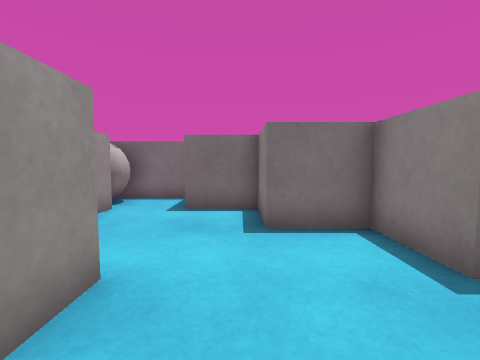
[1] (above)

15 first-person views from a walk through a 3-D level made in the Unity game engine. The camera is 0.62 m above the floor, tilts 4° down and sees 90° across. The floor is counted in squares, 0.5 m on a side. Each view is taken from the middle of a square. On the plan, view 1 faces up. The plan holds only what a view shows up to about 12 squares ahead; the rest is blank. The place goes on beyond the plan. Surface patterns are stand-ins for the level's own textures.

[2]
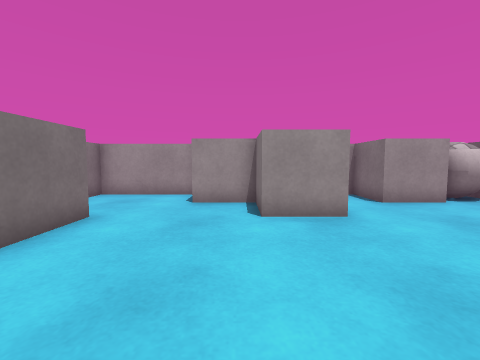

[3]
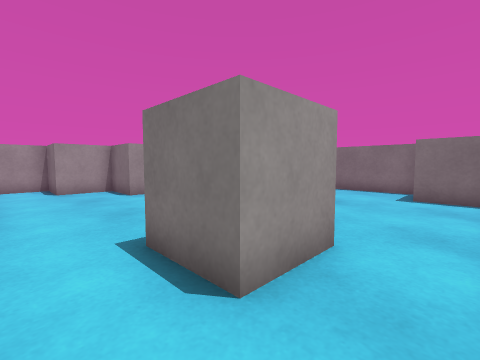

[4]
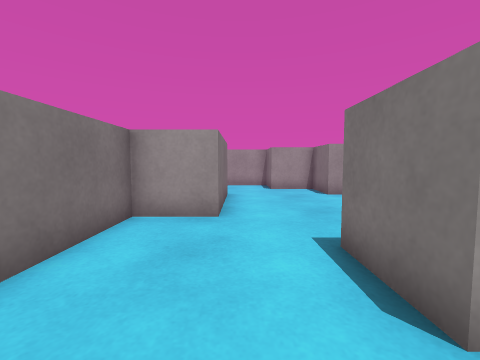

[5]
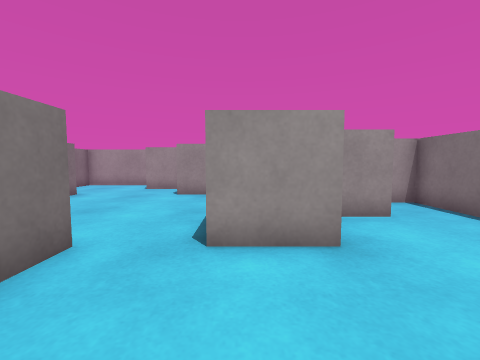

[6]
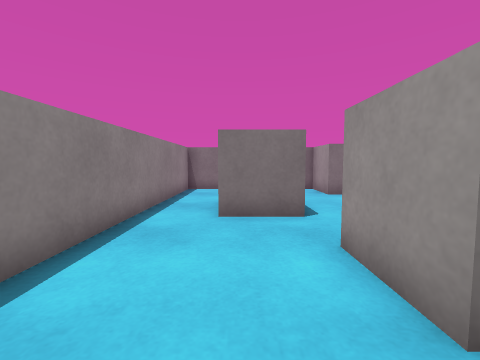

[7]
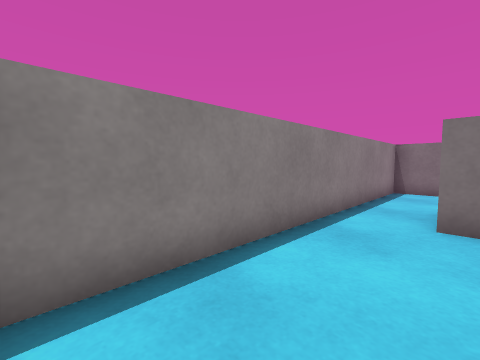

[8]
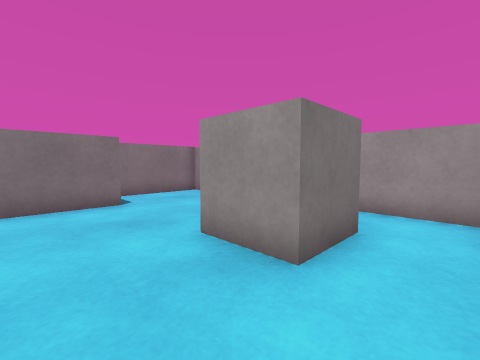

[9]
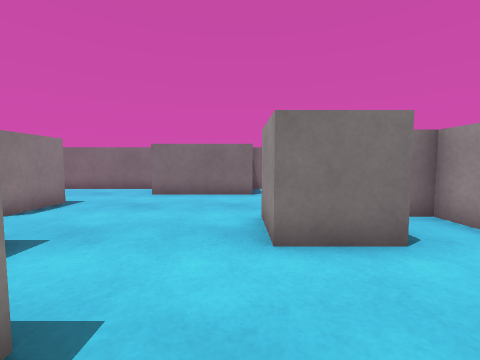

[10]
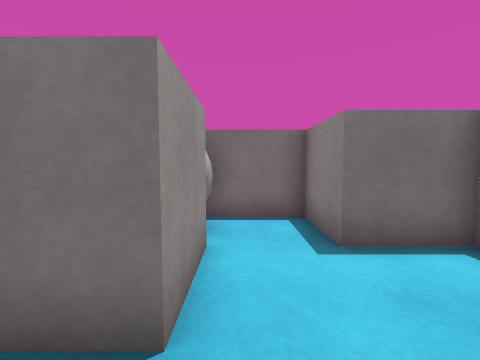

[11]
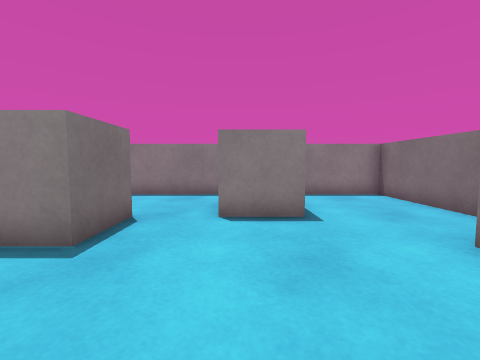

[12]
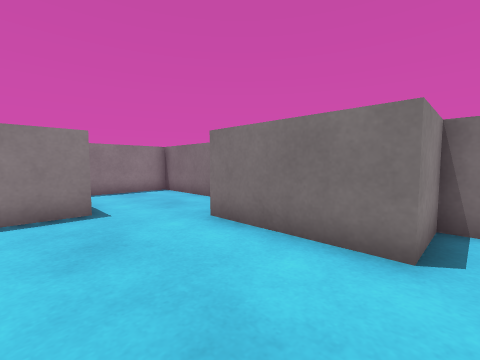

[13]
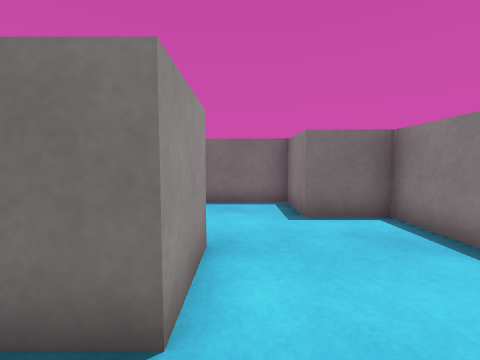

[14]
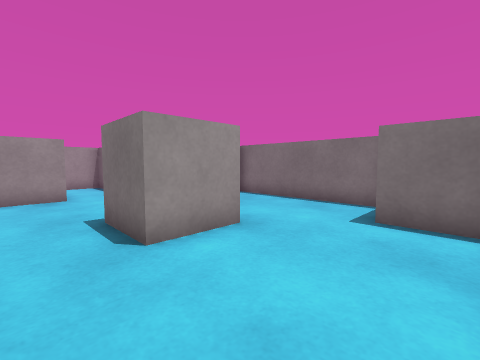

[15]
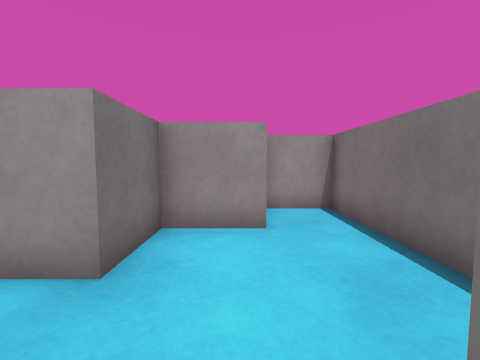

### Floor plan
Points are (right, up) in squares from view 1. A wall is a line through its corners. A room is listed if a view was taken in it or the views show most of it. See-through windows are left out.
Room 1 (views 1, 2, 3, 4, 5, 6, 7, 8, 9, 10, 11, 12, 13, 14, 15)
walls: (4.5, 0.5) (6.5, 0.5) (6.5, -1.5) (4.5, -1.5) (4.5, 0.5); (2.5, 6.6) (2.5, 4.5) (4.5, 4.5) (4.5, 2.5) (2.5, 2.5) (2.5, 4.5) (0.5, 4.5) (0.5, 6.5) (-1.5, 6.5) (-1.5, 8.5) (-4.6, 8.5); (-3.6, 2.5) (-1.5, 2.5) (-1.5, 0.5) (-3.5, 0.5) (-3.5, -1.5) (-5.5, -1.5) (-5.5, -5.5) (-1.5, -5.5) (-1.5, -3.5) (2.5, -3.5) (2.5, -5.5) (8.5, -5.5) (8.5, 6.5) (6.5, 6.5) (6.5, 8.5) (0.5, 8.5) (0.5, 6.5); (-3.5, 6.5) (-3.5, 4.5) (-5.5, 4.5) (-5.5, 0.5) (-4.9, 0.5)
objects: ball (-5, 7) to (-4, 8)

Where each view was taken, in squares from view 1:
view 1: 0 up, 0 right, facing up
view 2: 0 up, 4 right, facing left
view 3: 3 down, 8 right, facing up-left
view 4: 3 down, 8 right, facing left
view 5: 3 up, 8 right, facing left
view 6: 6 up, 6 right, facing down
view 7: 6 up, 6 right, facing down-right
view 8: 4 up, 1 right, facing down-left
view 9: 6 up, 1 left, facing down
view 10: 3 up, 3 left, facing up
view 11: 0 up, 1 left, facing right
view 12: 0 up, 2 left, facing down-right
view 13: 1 up, 5 right, facing up
view 14: 1 up, 8 right, facing up-left
view 15: 6 up, 7 right, facing left
